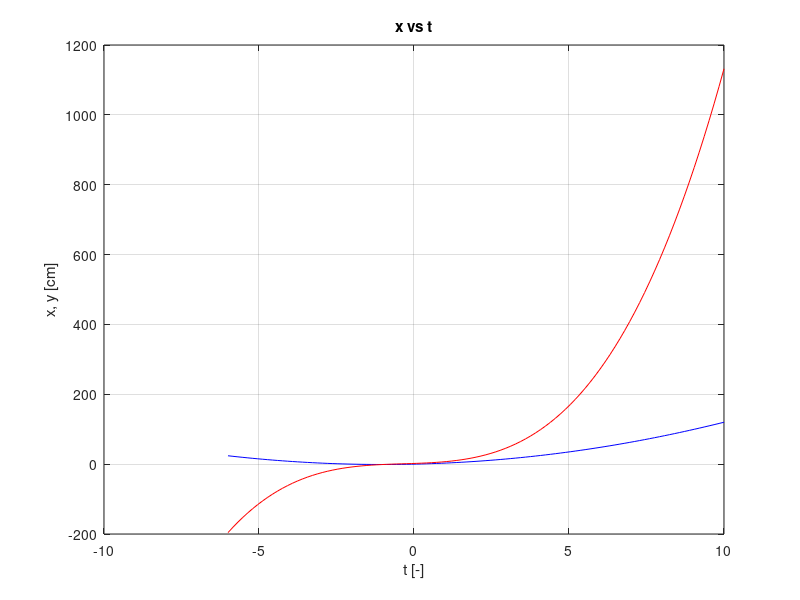
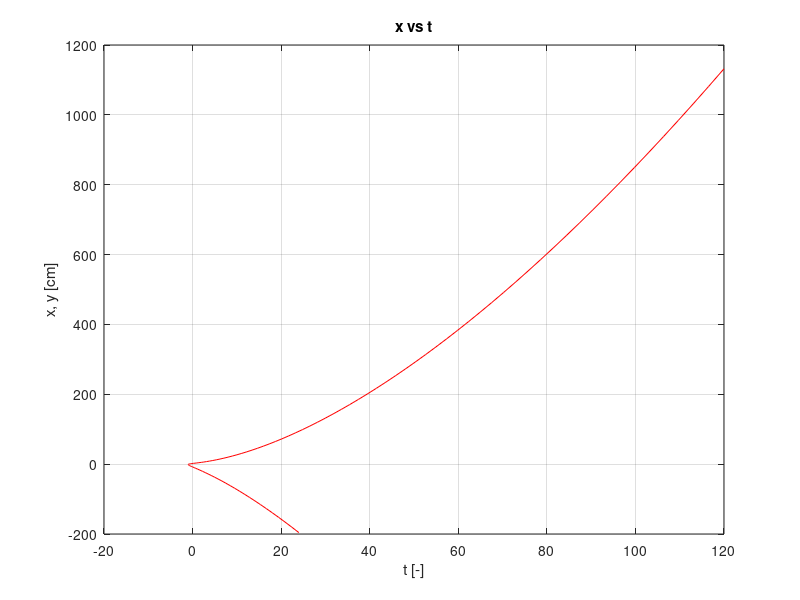
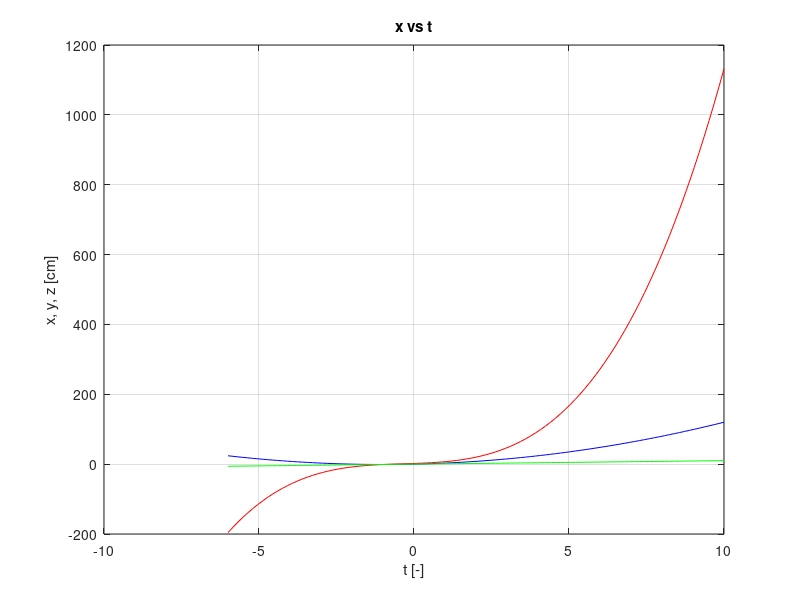
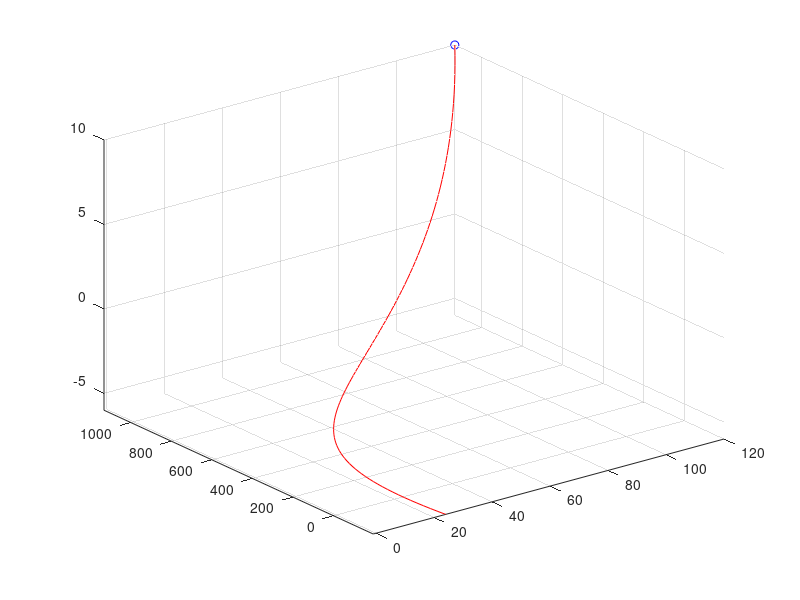

MATLAB code for these plots, in order:
clc;
clear;
in = -6;
fn = 10;
n = 100;
dt = (fn-in)/n;
t=in:dt:fn;

x = t.^2 + 2.*t;
y = t.^3 + t.^2 + 3.*t + 2.;
z = t;

%Ventana distinta
%x(t)
%y(t)
figure(1);
plot(t,x,'b',t,y,'r');
title("x vs t");
xlabel("t [-]");
ylabel("x, y [cm]");
grid on;


%r(t) = x(t)i + y(t)j
figure(2);
plot(x, y,'r');
title("x vs t");
xlabel("t [-]");
ylabel("x, y [cm]");
grid on;

%x(t)
%y(t)
%z(t)
figure(3);
plot(t,x,'b',t,y,'r', t, z, 'g');
title("x vs t");
xlabel("t [-]");
ylabel("x, y, z [cm]");
grid on;

%r(t) = x(t)i + y(t)j
figure(4);
set(gcf, 'name', 'Nombre de la ventana')
plot3(x, y, z);
title("x vs t");
xlabel("x [cm]");
ylabel("y [cm]");
zlabel("z [cm]");
comet3(x, y, z);
grid on;
